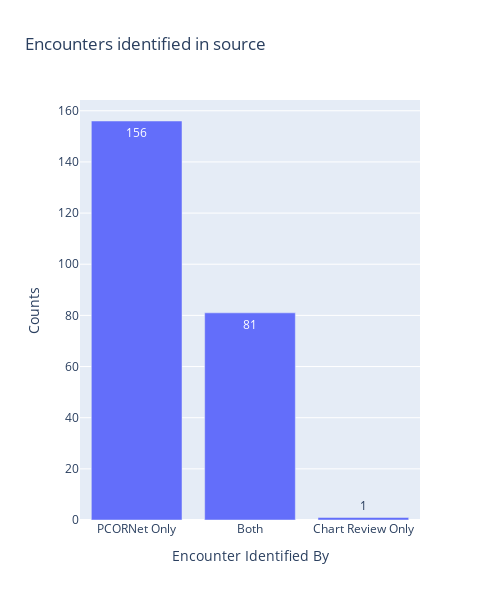

The notebook cell this image was saved under:
### Code cell
p = pc_enc_cr.drop_duplicates(subset=['user_id', 'admit_date_d'])
c = cr_enc.drop_duplicates(subset=['user_id', 'admit_date_d'])
m = p.merge(c, on=['user_id', 'admit_date_d'], how='outer', indicator=True)
counts = m['_merge'].value_counts(dropna=False).reset_index(name="Counts")
counts = counts.rename(columns={'index': 'Encounter Identified By'})
counts['Encounter Identified By'] = counts['Encounter Identified By'].replace({'left_only': 'PCORNet Only', 'both': 'Both', 'right_only': 'Chart Review Only'})
fig = px.bar(counts, x="Encounter Identified By", y='Counts', text='Counts', title="Encounters identified in source")
fig.update_layout(height=600, width=500)
fig.show()

### Figure 1 — Plotly figure (JSON) as saved in the notebook; plotly's stock layout.template omitted (floating-point values rounded to 4 significant figures)
{"data": [{"alignmentgroup": "True", "hovertemplate": "Encounter Identified By=%{x}<br>Counts=%{text}<extra></extra>", "legendgroup": "", "marker": {"color": "#636efa", "pattern": {"shape": ""}}, "name": "", "offsetgroup": "", "orientation": "v", "showlegend": false, "text": [156, 81, 1], "textposition": "auto", "type": "bar", "x": ["PCORNet Only", "Both", "Chart Review Only"], "xaxis": "x", "y": [156, 81, 1], "yaxis": "y"}], "layout": {"barmode": "relative", "height": 600, "legend": {"tracegroupgap": 0}, "title": {"text": "Encounters identified in source"}, "width": 500, "xaxis": {"anchor": "y", "domain": [0, 1], "title": {"text": "Encounter Identified By"}}, "yaxis": {"anchor": "x", "domain": [0, 1], "title": {"text": "Counts"}}}}
